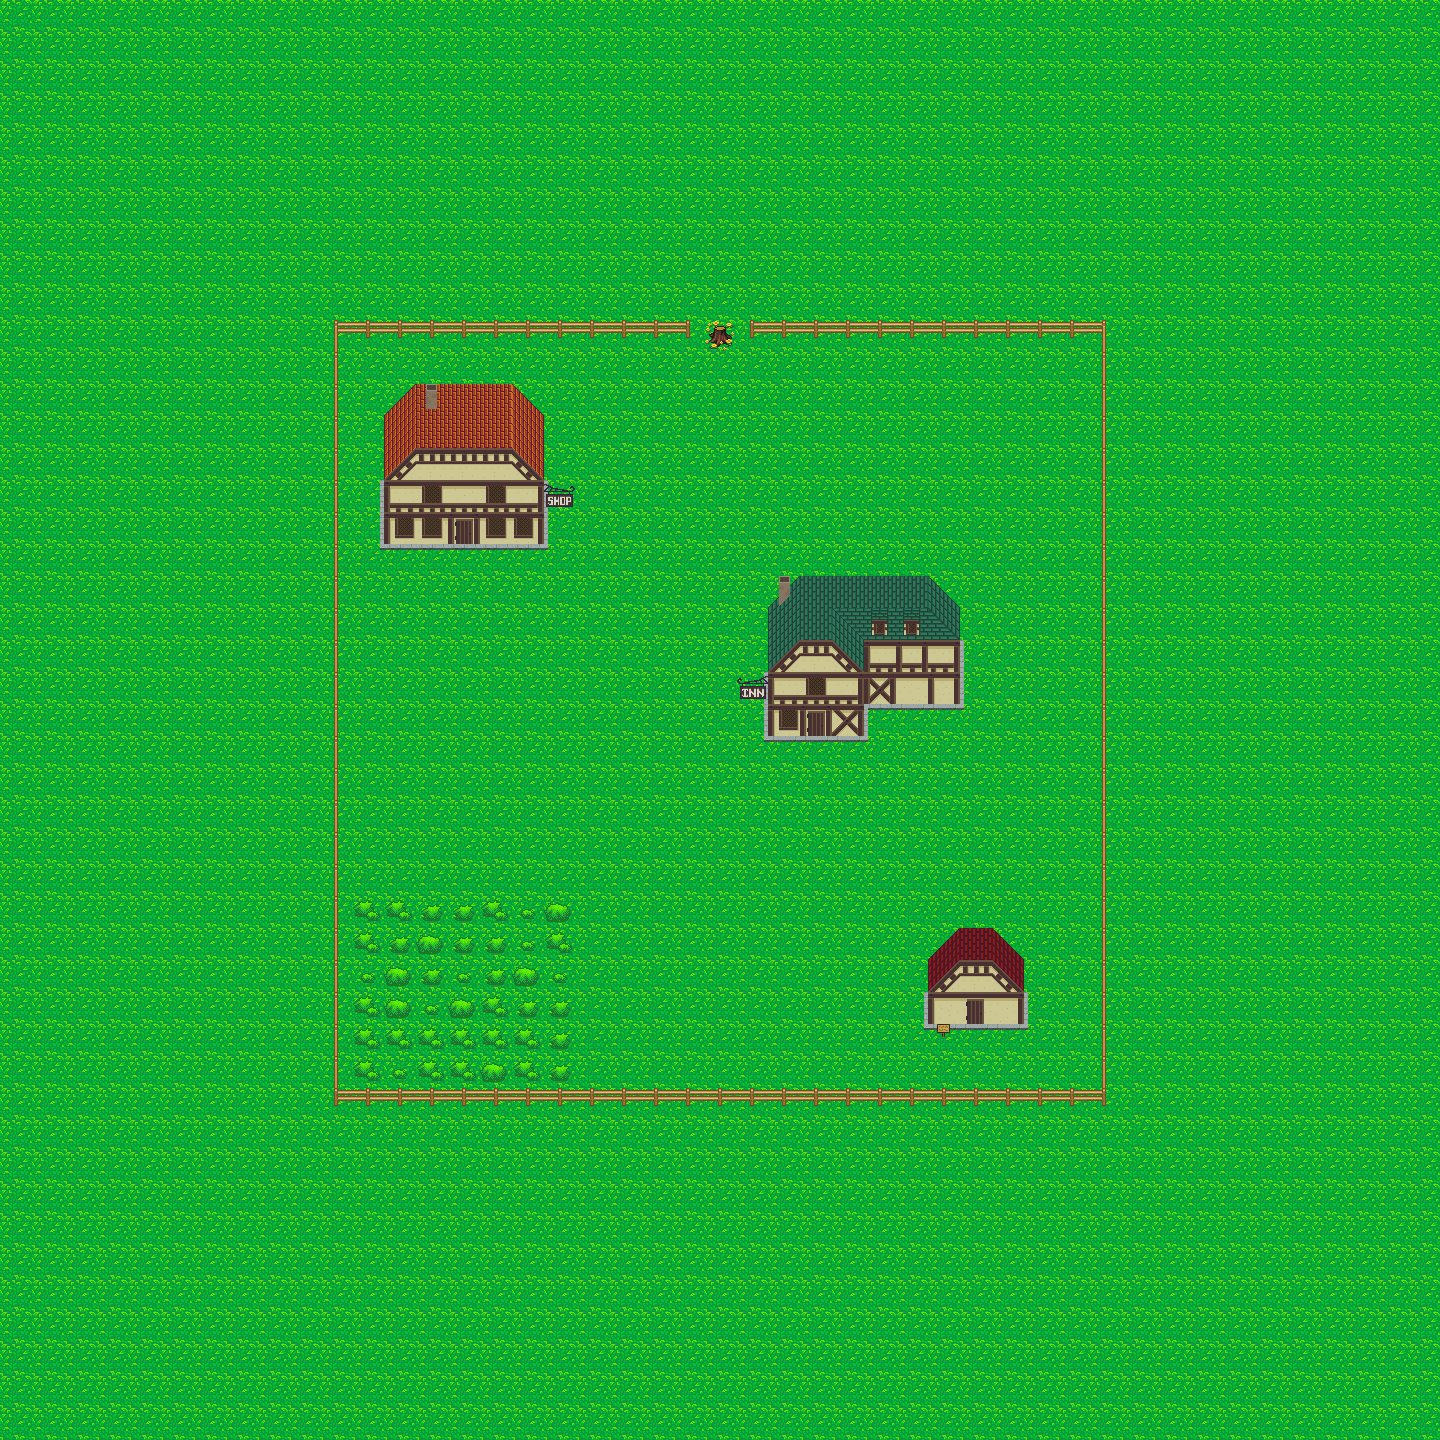

A level layout from a 2D game, rendered from its tile map. Below: a short description, then the map file with tile-grid data replaced by summaries:
An orthogonal 45x45 tile map with 32x32 px tiles, 8 tile layers (Ground, Buildings, Plants, Decoration 1, ...).

<map version="1.0" orientation="orthogonal" renderorder="right-down" width="45" height="45" tilewidth="32" tileheight="32" nextobjectid="6">
 <tileset firstgid="1" name="RPG" tilewidth="32" tileheight="32" tilecount="667" columns="23">
  <image source="32x32_map_tile_v3.1_[MARGINLESS].png" width="736" height="928" />
 </tileset>
 <layer name="Ground" width="45" height="45">
  <data>[2025 cells, 2025 non-empty, 1 distinct tile ids]</data>
 </layer>
 <layer name="Buildings" width="45" height="45">
  <data>[2025 cells, 58 non-empty, 36 distinct tile ids]</data>
 </layer>
 <layer name="Plants" width="45" height="45">
  <data>[2025 cells, 42 non-empty, 4 distinct tile ids]</data>
 </layer>
 <layer name="Decoration 1" width="45" height="45">
  <data>[2025 cells, 33 non-empty, 9 distinct tile ids]</data>
 </layer>
 <layer name="Decoration 2" width="45" height="45">
  <data>[2025 cells, 2 non-empty, 2 distinct tile ids]</data>
 </layer>
 <layer name="Signs" width="45" height="45">
  <data>[2025 cells, 1 non-empty, 1 distinct tile ids]</data>
 </layer>
 <layer name="Fences" width="45" height="45">
  <data>[2025 cells, 96 non-empty, 7 distinct tile ids]</data>
 </layer>
 <layer name="Doors" width="45" height="45">
  <data>[2025 cells, 3 non-empty, 2 distinct tile ids]</data>
 </layer>
</map>
